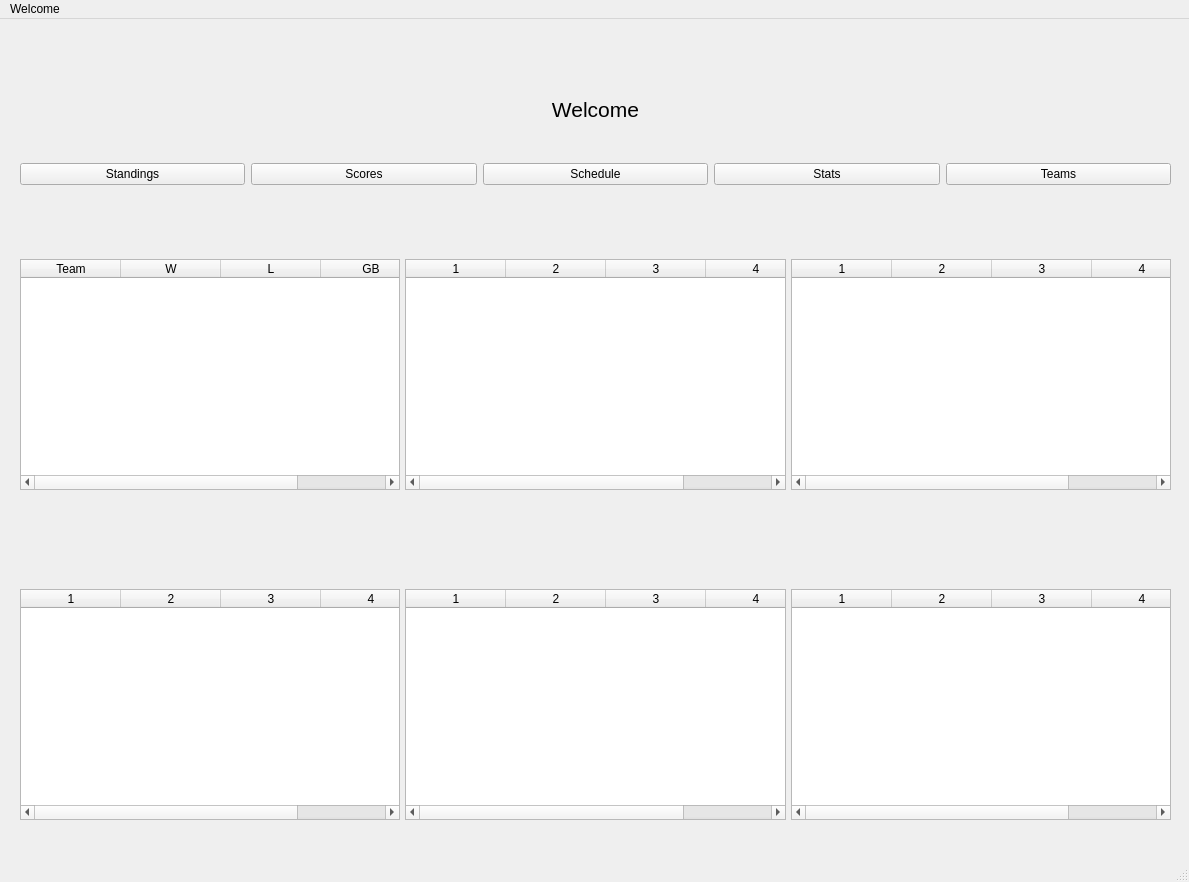
<?xml version="1.0" encoding="UTF-8"?>
<ui version="4.0">
 <class>MainWindow</class>
 <widget class="QMainWindow" name="MainWindow">
  <property name="geometry">
   <rect>
    <x>0</x>
    <y>0</y>
    <width>1189</width>
    <height>882</height>
   </rect>
  </property>
  <property name="windowTitle">
   <string>MainWindow</string>
  </property>
  <widget class="QWidget" name="centralwidget">
   <widget class="QWidget" name="verticalLayoutWidget">
    <property name="geometry">
     <rect>
      <x>20</x>
      <y>50</y>
      <width>1151</width>
      <height>80</height>
     </rect>
    </property>
    <layout class="QVBoxLayout" name="verticalLayout">
     <item>
      <widget class="QLabel" name="label">
       <property name="font">
        <font>
         <pointsize>16</pointsize>
        </font>
       </property>
       <property name="text">
        <string>Welcome</string>
       </property>
       <property name="alignment">
        <set>Qt::AlignCenter</set>
       </property>
      </widget>
     </item>
    </layout>
   </widget>
   <widget class="QWidget" name="horizontalLayoutWidget">
    <property name="geometry">
     <rect>
      <x>20</x>
      <y>140</y>
      <width>1151</width>
      <height>31</height>
     </rect>
    </property>
    <layout class="QHBoxLayout" name="horizontalLayout">
     <item>
      <widget class="QPushButton" name="btnStandings">
       <property name="text">
        <string>Standings</string>
       </property>
      </widget>
     </item>
     <item>
      <widget class="QPushButton" name="btnScores">
       <property name="text">
        <string>Scores</string>
       </property>
      </widget>
     </item>
     <item>
      <widget class="QPushButton" name="btnSchedule">
       <property name="text">
        <string>Schedule</string>
       </property>
      </widget>
     </item>
     <item>
      <widget class="QPushButton" name="btnStats">
       <property name="text">
        <string>Stats</string>
       </property>
      </widget>
     </item>
     <item>
      <widget class="QPushButton" name="btnTeams">
       <property name="text">
        <string>Teams</string>
       </property>
      </widget>
     </item>
    </layout>
   </widget>
   <widget class="QWidget" name="horizontalLayoutWidget_2">
    <property name="geometry">
     <rect>
      <x>20</x>
      <y>240</y>
      <width>1151</width>
      <height>231</height>
     </rect>
    </property>
    <layout class="QHBoxLayout" name="horizontalLayout_2">
     <property name="spacing">
      <number>5</number>
     </property>
     <item>
      <widget class="QTableWidget" name="tblWid_ALEast">
       <property name="columnCount">
        <number>4</number>
       </property>
       <column>
        <property name="text">
         <string>Team</string>
        </property>
       </column>
       <column>
        <property name="text">
         <string>W</string>
        </property>
       </column>
       <column>
        <property name="text">
         <string>L</string>
        </property>
       </column>
       <column>
        <property name="text">
         <string>GB</string>
        </property>
       </column>
      </widget>
     </item>
     <item>
      <widget class="QTableWidget" name="tblWid_ALCentral">
       <property name="columnCount">
        <number>4</number>
       </property>
       <column/>
       <column/>
       <column/>
       <column/>
      </widget>
     </item>
     <item>
      <widget class="QTableWidget" name="tblWid_ALWest">
       <property name="columnCount">
        <number>4</number>
       </property>
       <column/>
       <column/>
       <column/>
       <column/>
      </widget>
     </item>
    </layout>
   </widget>
   <widget class="QWidget" name="horizontalLayoutWidget_3">
    <property name="geometry">
     <rect>
      <x>20</x>
      <y>570</y>
      <width>1151</width>
      <height>231</height>
     </rect>
    </property>
    <layout class="QHBoxLayout" name="horizontalLayout_3">
     <property name="spacing">
      <number>5</number>
     </property>
     <item>
      <widget class="QTableWidget" name="tblWid_NLEast">
       <property name="columnCount">
        <number>4</number>
       </property>
       <column/>
       <column/>
       <column/>
       <column/>
      </widget>
     </item>
     <item>
      <widget class="QTableWidget" name="tblWid_NLCentral">
       <property name="columnCount">
        <number>4</number>
       </property>
       <column/>
       <column/>
       <column/>
       <column/>
      </widget>
     </item>
     <item>
      <widget class="QTableWidget" name="tblWid_NLWest">
       <property name="columnCount">
        <number>4</number>
       </property>
       <column/>
       <column/>
       <column/>
       <column/>
      </widget>
     </item>
    </layout>
   </widget>
   <widget class="QWidget" name="horizontalLayoutWidget_4">
    <property name="geometry">
     <rect>
      <x>20</x>
      <y>180</y>
      <width>1151</width>
      <height>41</height>
     </rect>
    </property>
    <layout class="QHBoxLayout" name="horizontalLayout_5">
     <item>
      <widget class="QLabel" name="lbl_ALEast">
       <property name="font">
        <font>
         <pointsize>14</pointsize>
        </font>
       </property>
       <property name="text">
        <string/>
       </property>
       <property name="alignment">
        <set>Qt::AlignCenter</set>
       </property>
      </widget>
     </item>
     <item>
      <widget class="QLabel" name="lbl_ALCentral">
       <property name="font">
        <font>
         <pointsize>14</pointsize>
        </font>
       </property>
       <property name="text">
        <string/>
       </property>
       <property name="alignment">
        <set>Qt::AlignCenter</set>
       </property>
      </widget>
     </item>
     <item>
      <widget class="QLabel" name="lbl_ALWest">
       <property name="font">
        <font>
         <pointsize>14</pointsize>
        </font>
       </property>
       <property name="text">
        <string/>
       </property>
       <property name="alignment">
        <set>Qt::AlignCenter</set>
       </property>
      </widget>
     </item>
    </layout>
   </widget>
   <widget class="QWidget" name="horizontalLayoutWidget_5">
    <property name="geometry">
     <rect>
      <x>20</x>
      <y>510</y>
      <width>1151</width>
      <height>51</height>
     </rect>
    </property>
    <layout class="QHBoxLayout" name="horizontalLayout_6">
     <item>
      <widget class="QLabel" name="lbl_NLEast">
       <property name="font">
        <font>
         <pointsize>14</pointsize>
        </font>
       </property>
       <property name="text">
        <string/>
       </property>
       <property name="alignment">
        <set>Qt::AlignCenter</set>
       </property>
      </widget>
     </item>
     <item>
      <widget class="QLabel" name="lbl_NLCentral">
       <property name="font">
        <font>
         <pointsize>14</pointsize>
        </font>
       </property>
       <property name="text">
        <string/>
       </property>
       <property name="alignment">
        <set>Qt::AlignCenter</set>
       </property>
      </widget>
     </item>
     <item>
      <widget class="QLabel" name="lbl_NLWest">
       <property name="font">
        <font>
         <pointsize>14</pointsize>
        </font>
       </property>
       <property name="text">
        <string/>
       </property>
       <property name="alignment">
        <set>Qt::AlignCenter</set>
       </property>
      </widget>
     </item>
    </layout>
   </widget>
  </widget>
  <widget class="QMenuBar" name="menubar">
   <property name="geometry">
    <rect>
     <x>0</x>
     <y>0</y>
     <width>1189</width>
     <height>26</height>
    </rect>
   </property>
   <widget class="QMenu" name="menuWelcome">
    <property name="title">
     <string>Welcome</string>
    </property>
   </widget>
   <addaction name="menuWelcome"/>
  </widget>
  <widget class="QStatusBar" name="statusbar"/>
 </widget>
 <resources/>
 <connections/>
</ui>
